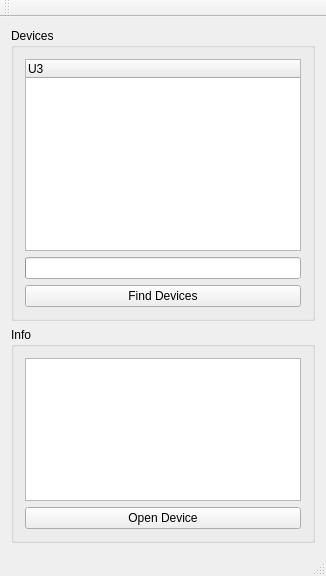
<?xml version="1.0" encoding="UTF-8"?>
<ui version="4.0">
 <class>MainWindowClass</class>
 <widget class="QMainWindow" name="MainWindowClass">
  <property name="geometry">
   <rect>
    <x>0</x>
    <y>0</y>
    <width>326</width>
    <height>576</height>
   </rect>
  </property>
  <property name="windowTitle">
   <string>MainWindow</string>
  </property>
  <widget class="QWidget" name="centralWidget">
   <layout class="QVBoxLayout" name="verticalLayout_2" stretch="0,1">
    <item>
     <widget class="QGroupBox" name="groupBox_devices">
      <property name="title">
       <string>Devices</string>
      </property>
      <property name="flat">
       <bool>false</bool>
      </property>
      <property name="checkable">
       <bool>false</bool>
      </property>
      <layout class="QVBoxLayout" name="verticalLayout">
       <item>
        <widget class="QTreeWidget" name="treeWidget_devices">
         <property name="sizePolicy">
          <sizepolicy hsizetype="Expanding" vsizetype="Expanding">
           <horstretch>0</horstretch>
           <verstretch>0</verstretch>
          </sizepolicy>
         </property>
         <column>
          <property name="text">
           <string>U3</string>
          </property>
         </column>
        </widget>
       </item>
       <item>
        <widget class="QProgressBar" name="progressBar_findDevices">
         <property name="value">
          <number>0</number>
         </property>
         <property name="textVisible">
          <bool>false</bool>
         </property>
        </widget>
       </item>
       <item>
        <widget class="QPushButton" name="pushButton_findDevices">
         <property name="text">
          <string>Find Devices</string>
         </property>
        </widget>
       </item>
      </layout>
     </widget>
    </item>
    <item>
     <widget class="QGroupBox" name="groupBox_info">
      <property name="title">
       <string>Info</string>
      </property>
      <layout class="QVBoxLayout" name="verticalLayout_3">
       <item>
        <widget class="QTableView" name="tableView"/>
       </item>
       <item>
        <widget class="QPushButton" name="pushButton">
         <property name="text">
          <string>Open Device</string>
         </property>
        </widget>
       </item>
      </layout>
     </widget>
    </item>
   </layout>
  </widget>
  <widget class="QMenuBar" name="menuBar">
   <property name="geometry">
    <rect>
     <x>0</x>
     <y>0</y>
     <width>326</width>
     <height>23</height>
    </rect>
   </property>
  </widget>
  <widget class="QToolBar" name="mainToolBar">
   <attribute name="toolBarArea">
    <enum>TopToolBarArea</enum>
   </attribute>
   <attribute name="toolBarBreak">
    <bool>false</bool>
   </attribute>
  </widget>
  <widget class="QStatusBar" name="statusBar"/>
 </widget>
 <layoutdefault spacing="6" margin="11"/>
 <resources>
  <include location="../res/mainwindow.qrc"/>
 </resources>
 <connections/>
</ui>
